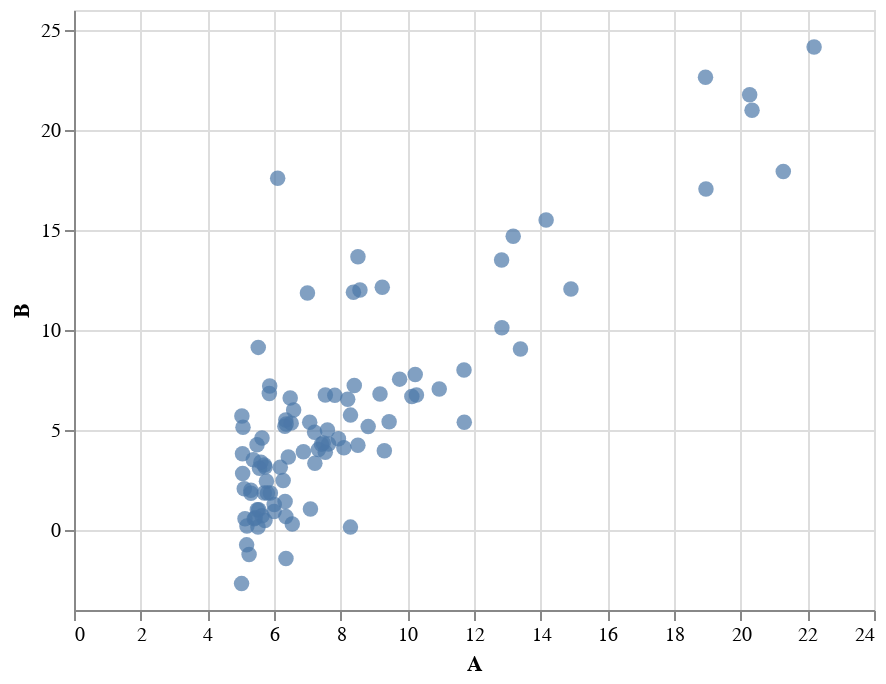

Notebook code for this chart:
### Code cell
data_plot = alt.Chart(data).mark_circle(size=60).encode(
    x='A:Q',
    y='B:Q'
)
data_plot

### Figure 1 — Vega-Lite specification as saved in the notebook (floating-point values rounded to 4 significant figures)
{"$schema": "https://vega.github.io/schema/vega-lite/v2.6.0.json", "config": {"view": {"height": 300, "width": 400}}, "data": {"name": "data-c49255fa94471e6b01de1015e399f1e5"}, "datasets": {"data-c49255fa94471e6b01de1015e399f1e5": [{"A": 6.11, "B": 17.59}, {"A": 5.528, "B": 9.13}, {"A": 8.519, "B": 13.66}, {"A": 7.003, "B": 11.85}, {"A": 5.86, "B": 6.823}, {"A": 8.383, "B": 11.89}, {"A": 7.476, "B": 4.348}, {"A": 8.578, "B": 12}, {"A": 6.486, "B": 6.599}, {"A": 5.055, "B": 3.817}, {"A": 5.711, "B": 3.252}, {"A": 14.16, "B": 15.51}, {"A": 5.734, "B": 3.155}, {"A": 8.408, "B": 7.226}, {"A": 5.641, "B": 0.7162}, {"A": 5.379, "B": 3.513}, {"A": 6.365, "B": 5.305}, {"A": 5.13, "B": 0.5608}, {"A": 6.43, "B": 3.652}, {"A": 7.071, "B": 5.389}, {"A": 6.189, "B": 3.139}, {"A": 20.27, "B": 21.77}, {"A": 5.49, "B": 4.263}, {"A": 6.326, "B": 5.188}, {"A": 5.565, "B": 3.083}, {"A": 18.95, "B": 22.64}, {"A": 12.83, "B": 13.5}, {"A": 10.96, "B": 7.047}, {"A": 13.18, "B": 14.69}, {"A": 22.2, "B": 24.15}, {"A": 5.252, "B": -1.22}, {"A": 6.589, "B": 5.997}, {"A": 9.248, "B": 12.13}, {"A": 5.892, "B": 1.849}, {"A": 8.211, "B": 6.543}, {"A": 7.933, "B": 4.562}, {"A": 8.096, "B": 4.116}, {"A": 5.606, "B": 3.393}, {"A": 12.84, "B": 10.12}, {"A": 6.353, "B": 5.497}, {"A": 5.407, "B": 0.5566}, {"A": 6.883, "B": 3.912}, {"A": 11.71, "B": 5.385}, {"A": 5.774, "B": 2.441}, {"A": 7.825, "B": 6.732}, {"A": 7.093, "B": 1.046}, {"A": 5.07, "B": 5.134}, {"A": 5.801, "B": 1.844}, {"A": 11.7, "B": 8.004}, {"A": 5.542, "B": 1.018}, {"A": 7.54, "B": 6.75}, {"A": 5.308, "B": 1.84}, {"A": 7.424, "B": 4.288}, {"A": 7.603, "B": 4.998}, {"A": 6.333, "B": 1.423}, {"A": 6.359, "B": -1.421}, {"A": 6.274, "B": 2.476}, {"A": 5.64, "B": 4.604}, {"A": 9.31, "B": 3.962}, {"A": 9.454, "B": 5.414}, {"A": 8.825, "B": 5.169}, {"A": 5.179, "B": -0.7428}, {"A": 21.28, "B": 17.93}, {"A": 14.91, "B": 12.05}, {"A": 18.96, "B": 17.05}, {"A": 7.218, "B": 4.885}, {"A": 8.295, "B": 5.744}, {"A": 10.24, "B": 7.775}, {"A": 5.499, "B": 1.017}, {"A": 20.34, "B": 20.99}, {"A": 10.14, "B": 6.68}, {"A": 7.335, "B": 4.026}, {"A": 6.006, "B": 1.278}, {"A": 7.226, "B": 3.341}, {"A": 5.027, "B": -2.681}, {"A": 6.548, "B": 0.2968}, {"A": 7.539, "B": 3.885}, {"A": 5.037, "B": 5.701}, {"A": 10.27, "B": 6.753}, {"A": 5.108, "B": 2.058}, {"A": 5.729, "B": 0.4795}, {"A": 5.188, "B": 0.2042}, {"A": 6.356, "B": 0.6786}, {"A": 9.769, "B": 7.543}, {"A": 6.516, "B": 5.344}, {"A": 8.517, "B": 4.242}, {"A": 9.18, "B": 6.798}, {"A": 6.002, "B": 0.927}, {"A": 5.52, "B": 0.152}, {"A": 5.059, "B": 2.821}, {"A": 5.708, "B": 1.845}, {"A": 7.637, "B": 4.296}, {"A": 5.871, "B": 7.203}, {"A": 5.305, "B": 1.987}, {"A": 8.293, "B": 0.1445}, {"A": 13.39, "B": 9.055}, {"A": 5.437, "B": 0.617}]}, "encoding": {"x": {"field": "A", "type": "quantitative"}, "y": {"field": "B", "type": "quantitative"}}, "mark": {"size": 60, "type": "circle"}}
